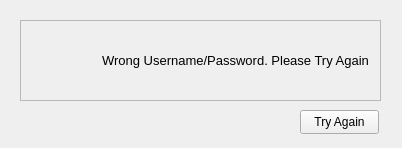
<?xml version="1.0" encoding="UTF-8"?>
<ui version="4.0">
 <class>Form</class>
 <widget class="QWidget" name="Form">
  <property name="geometry">
   <rect>
    <x>0</x>
    <y>0</y>
    <width>402</width>
    <height>148</height>
   </rect>
  </property>
  <property name="windowTitle">
   <string>Form</string>
  </property>
  <widget class="QFrame" name="frame">
   <property name="geometry">
    <rect>
     <x>20</x>
     <y>20</y>
     <width>361</width>
     <height>81</height>
    </rect>
   </property>
   <property name="frameShape">
    <enum>QFrame::Shape::StyledPanel</enum>
   </property>
   <property name="frameShadow">
    <enum>QFrame::Shadow::Raised</enum>
   </property>
   <widget class="QLabel" name="label">
    <property name="geometry">
     <rect>
      <x>80</x>
      <y>20</y>
      <width>271</width>
      <height>41</height>
     </rect>
    </property>
    <property name="font">
     <font>
      <pointsize>10</pointsize>
     </font>
    </property>
    <property name="text">
     <string>Wrong Username/Password. Please Try Again</string>
    </property>
    <property name="alignment">
     <set>Qt::AlignmentFlag::AlignCenter</set>
    </property>
   </widget>
   <widget class="QWidget" name="widget" native="true">
    <property name="geometry">
     <rect>
      <x>10</x>
      <y>20</y>
      <width>61</width>
      <height>51</height>
     </rect>
    </property>
    <property name="styleSheet">
     <string notr="true">QWidget {
border-image: url(:/icons/redX.png)
}</string>
    </property>
   </widget>
  </widget>
  <widget class="QPushButton" name="pushButton">
   <property name="geometry">
    <rect>
     <x>300</x>
     <y>110</y>
     <width>79</width>
     <height>24</height>
    </rect>
   </property>
   <property name="text">
    <string>Try Again</string>
   </property>
  </widget>
 </widget>
 <resources>
  <include location="resource.qrc"/>
  <include location="pecson_resources.qrc"/>
  <include location="icons/resources.qrc"/>
 </resources>
 <connections/>
</ui>
